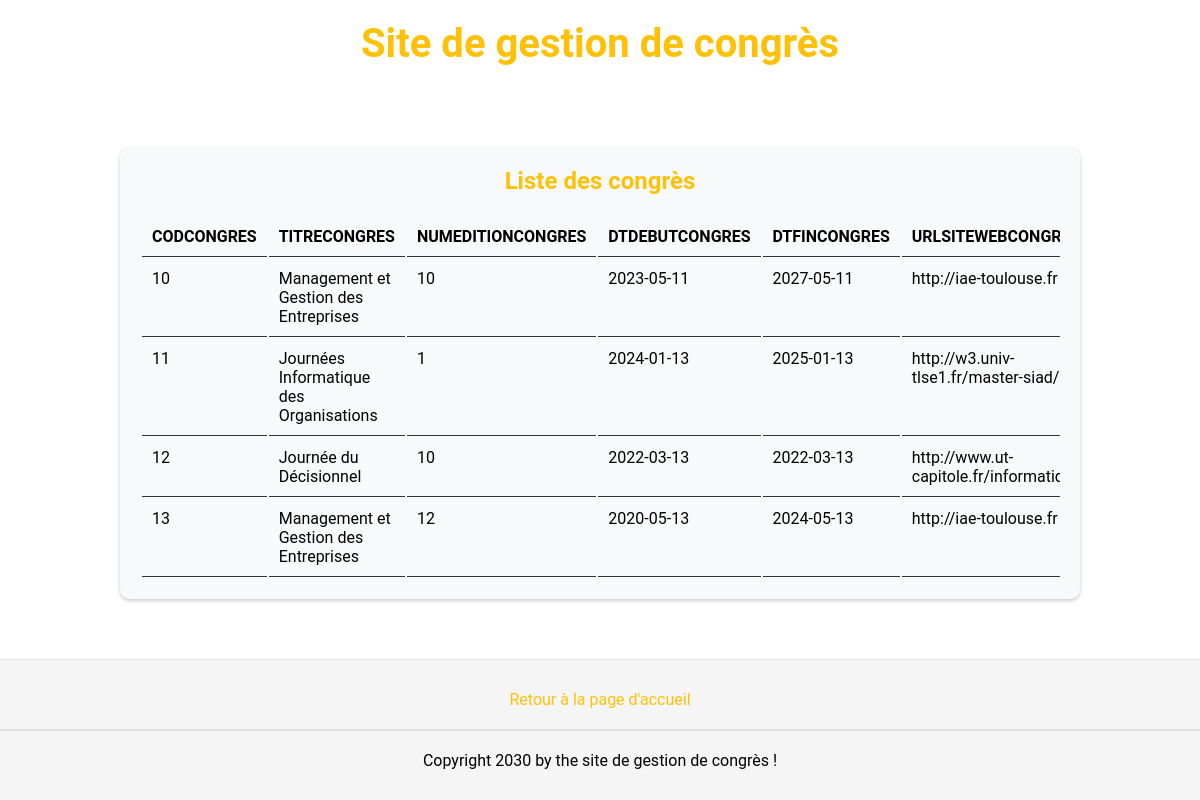
Page /congres on the earlier database version.
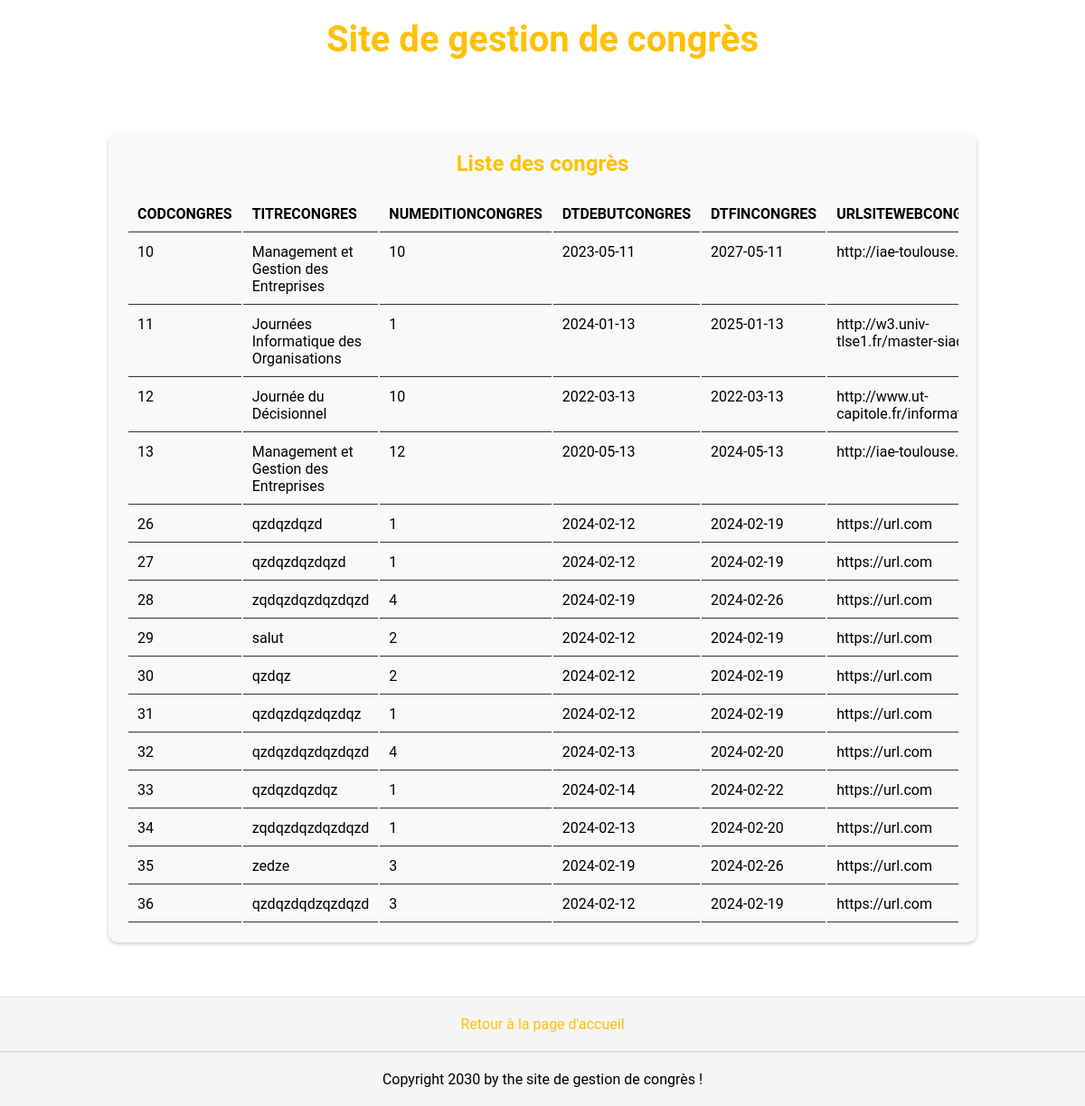
Same page on the later database version.
### tables this page shows
CREATE TABLE `congres` (
  `CODCONGRES` INTEGER NOT NULL PRIMARY KEY AUTOINCREMENT,
  `TITRECONGRES` char(50) NOT NULL,
  `NUMEDITIONCONGRES` INTEGER  NOT NULL,
  `DTDEBUTCONGRES` date NOT NULL,
  `DTFINCONGRES` date NOT NULL,
  `URLSITEWEBCONGRES` varchar(50) NOT NULL
);

### app.py (the view)
@app.route("/congres")
def congres():
    connexion = create_connexion()
    query = "select * from congres;"
    result = query_db(connexion, query)
    data = result[0]
    metadata = result[1]
    column = [meta[0] for meta in metadata]
    connexion.close()
    return render_template("congres.html", data=data, column=column)

### app.py (called while the page is built)
def create_connexion():
    if not os.path.exists(db_path):
        raise ValueError("Le chemin n'existe pas")
    try:
        connection = sqlite3.connect(db_path)
    except:
        raise ValueError("Echec de la connexion ")
    return connection

def query_db(connexion, query, params=None):
    cursor = connexion.cursor()
    if params:
        cursor.execute(query, params)
    else:
        cursor.execute(query)
    result = cursor.fetchall()
    metadata = cursor.description
    return (result, metadata)

### templates/congres.html (shortened to what this page needs)
{% extends 'base.html' %}
{% block styles %}
<link rel="stylesheet" href="{{url_for('static', filename='congres.css')}}">
{% endblock %}
{% block content %}
<div class="container">
    <h2>Liste des congrès</h2>
    <div class="table-container">
        <table >
            <thead>
                <tr>
                    {% for title in column %}
                    <th>{{ title }}</th>
                    {% endfor %}
                </tr>
            </thead>
            <tbody>
                {% for congres in data %}
                <tr>
                    <td>{{congres[0]}}</td>
                    <td>{{congres[1]}}</td>
                    <td>{{congres[2]}}</td>
                    <td>{{congres[3]}}</td>
                    <td>{{congres[4]}}</td>
                    <td>{{congres[5]}}</td>
                </tr>
                {% endfor %}
            </tbody>
        </table>
    </div>
</div>
{% endblock %}

### templates/base.html (shortened to what this page needs)
<!DOCTYPE html>
<html lang="en">
<head>
    <link rel="stylesheet" href="{{url_for('static', filename='base.css')}}">
    {% block styles %}
    {% endblock %}
</head>
<body>
<h1>Site de gestion de congrès</h1>
{% block content %}
{% endblock %}
<footer>
    <a href="{{url_for('menu')}}">Retour à la page d'accueil</a>
    <hr>
    <div>Copyright 2030 by the site de gestion de congrès !</div>
</footer>
</body>
</html>

### static/base.css (style rules this page uses)
* { margin: 0; padding: 0; box-sizing: border-box; }
a { text-decoration: none; color: #ffc107; }
h1 { font-size: 2.5rem; color: #ffc107; margin: 20px 0; text-align: center; }
body { font-family: 'Roboto', sans-serif; display: flex; flex-direction: column; position: relative; height: 100vh; }
footer { display: flex; flex-direction: column; justify-content: center; align-items: center; height: 100%; width: 100%; background-color: #f5f5f5; border-top: 1px solid #e0e0e0; position: relative; bottom: 0; }
footer a { margin-top: 20px; }
footer div { margin-bottom: 20px; }
hr { width: 100%; margin: 20px 0; border: 1px solid #e0e0e0; }

### static/congres.css (style rules this page uses)
.container { display: flex; flex-direction: column; align-items: center; margin-top: 60px; width: 80%; box-shadow: 0 2px 4px rgba(0, 0, 0, 0.2); border-radius: 10px; margin-bottom: 60px; position: relative; left: 50%; transform: translateX(-50%); background-color: #f8f9fa; padding: 20px; position: relative; }
h2 { color: #ffc107; }
.container table { display: block; position: relative; margin-top: 20px; width: 100%; }
table th, table td { text-align: left; padding: 10px; vertical-align: top; border-bottom: solid 1px #333; }
.table-container { width: 100%; overflow-x: auto; display: flex; align-items: center; justify-content: center; }

Differences in the rows shown:
added congres: CODCONGRES "26", TITRECONGRES "qzdqzdqzd", NUMEDITIONCONGRES "1", DTDEBUTCONGRES "2024-02-12", DTFINCONGRES "2024-02-19", URLSITEWEBCONGRES "https://url.com"
added congres: CODCONGRES "27", TITRECONGRES "qzdqzdqzdqzd", NUMEDITIONCONGRES "1", DTDEBUTCONGRES "2024-02-12", DTFINCONGRES "2024-02-19", URLSITEWEBCONGRES "https://url.com"
added congres: CODCONGRES "28", TITRECONGRES "zqdqzdqzdqzdqzd", NUMEDITIONCONGRES "4", DTDEBUTCONGRES "2024-02-19", DTFINCONGRES "2024-02-26", URLSITEWEBCONGRES "https://url.com"
added congres: CODCONGRES "29", TITRECONGRES "salut", NUMEDITIONCONGRES "2", DTDEBUTCONGRES "2024-02-12", DTFINCONGRES "2024-02-19", URLSITEWEBCONGRES "https://url.com"
added congres: CODCONGRES "30", TITRECONGRES "qzdqz", NUMEDITIONCONGRES "2", DTDEBUTCONGRES "2024-02-12", DTFINCONGRES "2024-02-19", URLSITEWEBCONGRES "https://url.com"
added congres: CODCONGRES "31", TITRECONGRES "qzdqzdqzdqzdqz", NUMEDITIONCONGRES "1", DTDEBUTCONGRES "2024-02-12", DTFINCONGRES "2024-02-19", URLSITEWEBCONGRES "https://url.com"
added congres: CODCONGRES "32", TITRECONGRES "qzdqzdqzdqzdqzd", NUMEDITIONCONGRES "4", DTDEBUTCONGRES "2024-02-13", DTFINCONGRES "2024-02-20", URLSITEWEBCONGRES "https://url.com"
added congres: CODCONGRES "33", TITRECONGRES "qzdqzdqzdqz", NUMEDITIONCONGRES "1", DTDEBUTCONGRES "2024-02-14", DTFINCONGRES "2024-02-22", URLSITEWEBCONGRES "https://url.com"
added congres: CODCONGRES "34", TITRECONGRES "zqdqzdqzdqzdqzd", NUMEDITIONCONGRES "1", DTDEBUTCONGRES "2024-02-13", DTFINCONGRES "2024-02-20", URLSITEWEBCONGRES "https://url.com"
added congres: CODCONGRES "35", TITRECONGRES "zedze", NUMEDITIONCONGRES "3", DTDEBUTCONGRES "2024-02-19", DTFINCONGRES "2024-02-26", URLSITEWEBCONGRES "https://url.com"
added congres: CODCONGRES "36", TITRECONGRES "qzdqzdqdzqzdqzd", NUMEDITIONCONGRES "3", DTDEBUTCONGRES "2024-02-12", DTFINCONGRES "2024-02-19", URLSITEWEBCONGRES "https://url.com"
